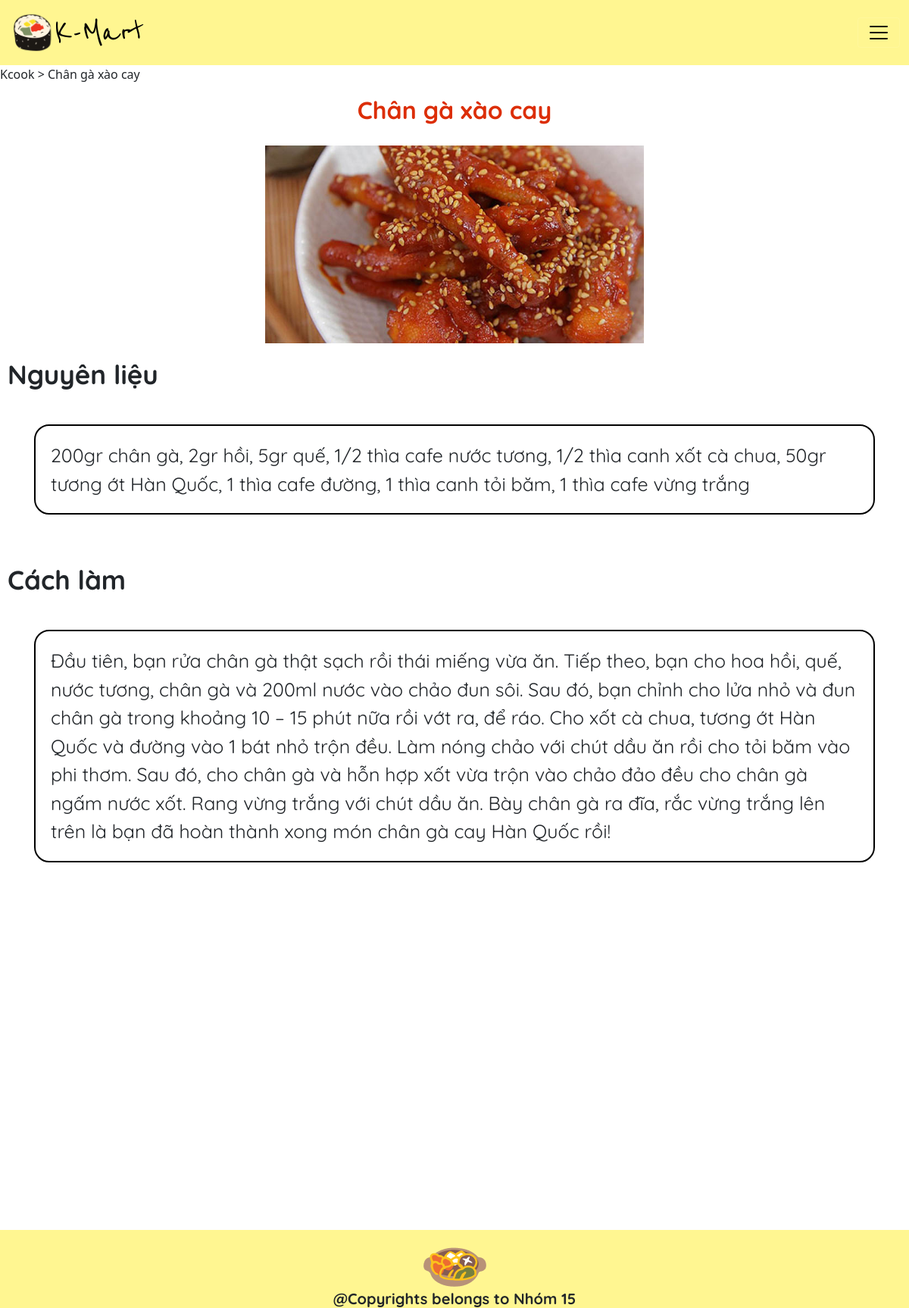
/kcook/kcook-post-list/11, run on the app's committed database.
### main/models.py (models this page shows, shortened)
class KcookPost(models.Model):
    title_post = models.TextField()
    image = models.ImageField(upload_to="kcookpost_imgs/")
    nguyenlieu = models.TextField()
    introduction = models.CharField(max_length=350, null=True)
    cachlam = models.TextField()

### main/views.py (the view)
# urls.py: path('kcook/kcook-post-list/<int:id>',views.chitietkcook,name='chitietkcook'),
def chitietkcook(response, id):
    cartdata=cartData(response)
    cartItems = cartdata['cartItems']
    kcook_post = KcookPost.objects.get(id=id)
    return render(response, "main/chitietkcook.html", {'data': kcook_post,'cartItems':cartItems})

### main/utils.py (called while the page is built, shortened)
def cookieCart(request):
    try:
        cart = json.loads(request.COOKIES['cart'])
    except:
        cart = {}
    print('Cart:', cart)
    items = []
    order = {'get_cart_total': 0, 'get_cart_items': 0}
    cartItems = order['get_cart_items']
    return{'cartItems':cartItems,'order':order,'items':items}

def cartData(request):
    if request.user.is_authenticated:
        customer = request.user.customer
        order, created = Order.objects.get_or_create(customer=customer, complete=False)
        items = order.orderitem_set.all()
        cartItems = order.get_cart_items
    else:
        cookieData = cookieCart(request)
        cartItems = cookieData['cartItems']
        items = cookieData['items']
        order = cookieData['order']
    return{'cartItems':cartItems,'order':order,'items':items}

### main/templates/main/chitietkcook.html (shortened to what this page needs)
{% extends 'main/base.html' %}
{% load static %}
{% block linkcss %}
<link rel="stylesheet" type="text/css" href="{% static 'css/chitietkcook.css' %}" />
{% endblock %}
{% block tieude %}
<p class="text-start">Kcook > {{data.title_post}}</p>
<h2 class = "kcook-h2">{{data.title_post}}</h2>
{% endblock %}
{% block images %}
<div class="kcook-image">
    <img
        src="/media/{{data.image}}"
        class="img-fluid img-banner mx-auto d-block"
        alt=""
    />
</div>
{% endblock %}
{% block sanpham %}
<div class="nguyenlieu">
    <h2>Nguyên liệu</h2>
    <p class="chitietkcook">{{data.nguyenlieu}}</p>
</div>
<div class="cachlam">
    <h2>Cách làm</h2>
    <p class="chitietkcook">{{data.cachlam}}</p>
</div>
{% endblock %}

### main/static/css/base.css (style rules this page uses)
.img-banner { align-items: center; display: flex; justify-content: center; }
* { box-sizing: border-box; }

### main/static/css/chitietkcook.css (style rules this page uses)
.kcook-h2 { font-family:quicksand-bold; color: #DC2E07; text-align: center; padding-bottom: 20px; }
.kcook-image img { width: 500px; }
.chitietkcook { overflow: hidden; text-overflow: ellipsis; display: -webkit-box; -webkit-line-clamp: 100; line-clamp: 20; -webkit-box-orient: vertical; border: 2px solid #000; margin: 45px; padding: 20px; border-radius: 20px; font-family: quicksand; font-size: 25px; }
.nguyenlieu h2,.cachlam h2 { font-family: quicksand-bold; padding-top: 20px; font-size: 35px; margin-left: 10px; }

### data on the page
KcookPost: title_post "Chân gà xào cay", image (picture), nguyenlieu "200gr chân gà, 2gr hồi, 5gr quế, 1/2 thìa cafe nước tương, 1/2 thìa canh xốt cà chua, 50gr tương ớt Hàn Quốc, 1 thìa cafe đường, 1 thìa canh tỏi băm, 1 thìa cafe vừng trắng", cachlam "Đầu tiên, bạn rửa chân gà thật sạch rồi thái miếng vừa ăn. Tiếp theo, bạn cho hoa hồi, quế, nước tương, chân gà và 200ml nước vào chảo đun sôi. Sau đó, bạn chỉnh cho lửa nhỏ và đun chân gà trong khoảng 10 – 15 phút nữa rồi vớt ra, để ráo. Cho xốt cà chua, tương ớt Hàn Quốc và đường vào 1 bát nhỏ trộn đều. Làm nóng chảo với chút dầu ăn rồi cho tỏi băm vào phi thơm. Sau đó, cho chân gà và hỗn hợp xốt vừa trộn vào chảo đảo đều cho chân gà ngấm nước xốt. Rang vừng trắng với chút dầu ăn. Bày chân gà ra đĩa, rắc vừng trắng lên trên là bạn đã hoàn thành xong món chân gà cay Hàn Quốc rồi!"
